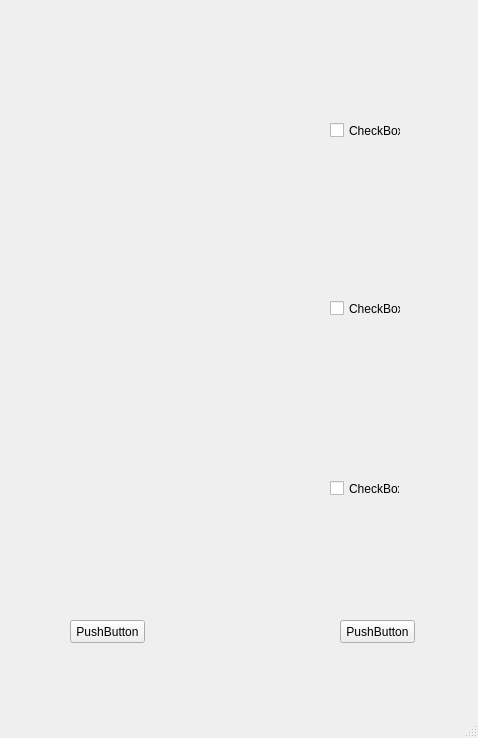
<?xml version="1.0" encoding="UTF-8"?>
<ui version="4.0">
 <class>MainWindow</class>
 <widget class="QMainWindow" name="MainWindow">
  <property name="geometry">
   <rect>
    <x>0</x>
    <y>0</y>
    <width>478</width>
    <height>738</height>
   </rect>
  </property>
  <property name="windowTitle">
   <string>MainWindow</string>
  </property>
  <widget class="QWidget" name="centralwidget">
   <widget class="QLabel" name="vintage_paper">
    <property name="geometry">
     <rect>
      <x>6</x>
      <y>-8</y>
      <width>471</width>
      <height>721</height>
     </rect>
    </property>
    <property name="text">
     <string/>
    </property>
    <property name="pixmap">
     <pixmap>images/help-me-with-a-good-source-for-dnd-content-v0-956852t0m21b1.webp</pixmap>
    </property>
    <property name="scaledContents">
     <bool>true</bool>
    </property>
   </widget>
   <widget class="QCheckBox" name="checkBox1">
    <property name="geometry">
     <rect>
      <x>330</x>
      <y>120</y>
      <width>71</width>
      <height>21</height>
     </rect>
    </property>
    <property name="text">
     <string>CheckBox</string>
    </property>
   </widget>
   <widget class="QCheckBox" name="checkBox_2">
    <property name="geometry">
     <rect>
      <x>330</x>
      <y>300</y>
      <width>71</width>
      <height>17</height>
     </rect>
    </property>
    <property name="text">
     <string>CheckBox</string>
    </property>
   </widget>
   <widget class="QCheckBox" name="checkBox_3">
    <property name="geometry">
     <rect>
      <x>330</x>
      <y>480</y>
      <width>70</width>
      <height>17</height>
     </rect>
    </property>
    <property name="text">
     <string>CheckBox</string>
    </property>
   </widget>
   <widget class="QPushButton" name="back_button">
    <property name="geometry">
     <rect>
      <x>340</x>
      <y>620</y>
      <width>75</width>
      <height>23</height>
     </rect>
    </property>
    <property name="text">
     <string>PushButton</string>
    </property>
   </widget>
   <widget class="QPushButton" name="confirm_button">
    <property name="geometry">
     <rect>
      <x>70</x>
      <y>620</y>
      <width>75</width>
      <height>23</height>
     </rect>
    </property>
    <property name="text">
     <string>PushButton</string>
    </property>
   </widget>
   <widget class="QLabel" name="wep_label_1">
    <property name="geometry">
     <rect>
      <x>80</x>
      <y>60</y>
      <width>201</width>
      <height>131</height>
     </rect>
    </property>
    <property name="text">
     <string/>
    </property>
    <property name="scaledContents">
     <bool>true</bool>
    </property>
   </widget>
   <widget class="QLabel" name="wep_label_2">
    <property name="geometry">
     <rect>
      <x>70</x>
      <y>240</y>
      <width>201</width>
      <height>131</height>
     </rect>
    </property>
    <property name="text">
     <string/>
    </property>
    <property name="scaledContents">
     <bool>true</bool>
    </property>
   </widget>
   <widget class="QLabel" name="wep_label_3">
    <property name="geometry">
     <rect>
      <x>70</x>
      <y>430</y>
      <width>201</width>
      <height>131</height>
     </rect>
    </property>
    <property name="text">
     <string/>
    </property>
    <property name="scaledContents">
     <bool>true</bool>
    </property>
   </widget>
  </widget>
  <widget class="QMenuBar" name="menubar">
   <property name="geometry">
    <rect>
     <x>0</x>
     <y>0</y>
     <width>478</width>
     <height>21</height>
    </rect>
   </property>
  </widget>
  <widget class="QStatusBar" name="statusbar"/>
 </widget>
 <resources/>
 <connections/>
</ui>
